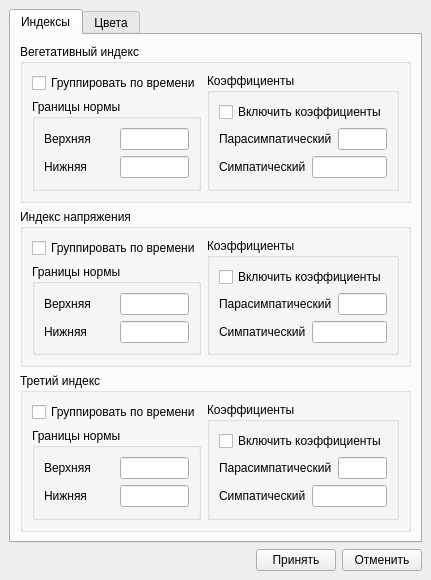
<?xml version="1.0" encoding="UTF-8"?>
<ui version="4.0">
 <class>MainWindow</class>
 <widget class="QMainWindow" name="MainWindow">
  <property name="geometry">
   <rect>
    <x>0</x>
    <y>0</y>
    <width>411</width>
    <height>555</height>
   </rect>
  </property>
  <property name="windowTitle">
   <string>Настройки</string>
  </property>
  <widget class="QWidget" name="centralwidget">
   <layout class="QGridLayout" name="gridLayout">
    <item row="0" column="0">
     <layout class="QVBoxLayout" name="verticalLayout">
      <item>
       <widget class="QTabWidget" name="tabWidget">
        <property name="currentIndex">
         <number>0</number>
        </property>
        <widget class="QWidget" name="tab">
         <attribute name="title">
          <string>Индексы</string>
         </attribute>
         <layout class="QHBoxLayout" name="horizontalLayout_17">
          <item>
           <layout class="QVBoxLayout" name="verticalLayout_11">
            <item>
             <widget class="QGroupBox" name="groupBox">
              <property name="title">
               <string>Вегетативный индекс</string>
              </property>
              <layout class="QGridLayout" name="gridLayout_4">
               <item row="0" column="0">
                <layout class="QHBoxLayout" name="horizontalLayout_6">
                 <item>
                  <layout class="QVBoxLayout" name="verticalLayout_4">
                   <item>
                    <widget class="QCheckBox" name="checkBox">
                     <property name="text">
                      <string>Группировать по времени</string>
                     </property>
                    </widget>
                   </item>
                   <item>
                    <widget class="QGroupBox" name="groupBox_2">
                     <property name="title">
                      <string>Границы нормы</string>
                     </property>
                     <layout class="QGridLayout" name="gridLayout_2">
                      <item row="0" column="0">
                       <layout class="QVBoxLayout" name="verticalLayout_2">
                        <item>
                         <layout class="QHBoxLayout" name="horizontalLayout_3">
                          <item>
                           <widget class="QLabel" name="label">
                            <property name="text">
                             <string>Верхняя</string>
                            </property>
                           </widget>
                          </item>
                          <item>
                           <widget class="QLineEdit" name="lineEdit">
                            <property name="sizePolicy">
                             <sizepolicy hsizetype="Ignored" vsizetype="Fixed">
                              <horstretch>0</horstretch>
                              <verstretch>0</verstretch>
                             </sizepolicy>
                            </property>
                           </widget>
                          </item>
                         </layout>
                        </item>
                        <item>
                         <layout class="QHBoxLayout" name="horizontalLayout_2">
                          <item>
                           <widget class="QLabel" name="label_2">
                            <property name="text">
                             <string>Нижняя</string>
                            </property>
                           </widget>
                          </item>
                          <item>
                           <widget class="QLineEdit" name="lineEdit_2">
                            <property name="sizePolicy">
                             <sizepolicy hsizetype="Ignored" vsizetype="Fixed">
                              <horstretch>0</horstretch>
                              <verstretch>0</verstretch>
                             </sizepolicy>
                            </property>
                           </widget>
                          </item>
                         </layout>
                        </item>
                       </layout>
                      </item>
                     </layout>
                    </widget>
                   </item>
                  </layout>
                 </item>
                 <item>
                  <widget class="QGroupBox" name="groupBox_3">
                   <property name="title">
                    <string>Коэффициенты</string>
                   </property>
                   <layout class="QGridLayout" name="gridLayout_3">
                    <item row="0" column="0">
                     <layout class="QVBoxLayout" name="verticalLayout_3">
                      <item>
                       <widget class="QCheckBox" name="checkBox_2">
                        <property name="text">
                         <string>Включить коэффициенты</string>
                        </property>
                       </widget>
                      </item>
                      <item>
                       <layout class="QHBoxLayout" name="horizontalLayout_5">
                        <item>
                         <widget class="QLabel" name="label_3">
                          <property name="text">
                           <string>Парасимпатический</string>
                          </property>
                         </widget>
                        </item>
                        <item>
                         <widget class="QLineEdit" name="lineEdit_3">
                          <property name="sizePolicy">
                           <sizepolicy hsizetype="Ignored" vsizetype="Fixed">
                            <horstretch>0</horstretch>
                            <verstretch>0</verstretch>
                           </sizepolicy>
                          </property>
                         </widget>
                        </item>
                       </layout>
                      </item>
                      <item>
                       <layout class="QHBoxLayout" name="horizontalLayout_4">
                        <item>
                         <widget class="QLabel" name="label_4">
                          <property name="text">
                           <string>Симпатический</string>
                          </property>
                         </widget>
                        </item>
                        <item>
                         <widget class="QLineEdit" name="lineEdit_4">
                          <property name="sizePolicy">
                           <sizepolicy hsizetype="Ignored" vsizetype="Fixed">
                            <horstretch>0</horstretch>
                            <verstretch>0</verstretch>
                           </sizepolicy>
                          </property>
                         </widget>
                        </item>
                       </layout>
                      </item>
                     </layout>
                    </item>
                   </layout>
                  </widget>
                 </item>
                </layout>
               </item>
              </layout>
             </widget>
            </item>
            <item>
             <widget class="QGroupBox" name="groupBox_4">
              <property name="title">
               <string>Индекс напряжения</string>
              </property>
              <layout class="QGridLayout" name="gridLayout_5">
               <item row="0" column="0">
                <layout class="QHBoxLayout" name="horizontalLayout_7">
                 <item>
                  <layout class="QVBoxLayout" name="verticalLayout_5">
                   <item>
                    <widget class="QCheckBox" name="checkBox_3">
                     <property name="text">
                      <string>Группировать по времени</string>
                     </property>
                    </widget>
                   </item>
                   <item>
                    <widget class="QGroupBox" name="groupBox_5">
                     <property name="title">
                      <string>Границы нормы</string>
                     </property>
                     <layout class="QGridLayout" name="gridLayout_6">
                      <item row="0" column="0">
                       <layout class="QVBoxLayout" name="verticalLayout_6">
                        <item>
                         <layout class="QHBoxLayout" name="horizontalLayout_8">
                          <item>
                           <widget class="QLabel" name="label_5">
                            <property name="text">
                             <string>Верхняя</string>
                            </property>
                           </widget>
                          </item>
                          <item>
                           <widget class="QLineEdit" name="lineEdit_5">
                            <property name="sizePolicy">
                             <sizepolicy hsizetype="Ignored" vsizetype="Fixed">
                              <horstretch>0</horstretch>
                              <verstretch>0</verstretch>
                             </sizepolicy>
                            </property>
                           </widget>
                          </item>
                         </layout>
                        </item>
                        <item>
                         <layout class="QHBoxLayout" name="horizontalLayout_9">
                          <item>
                           <widget class="QLabel" name="label_6">
                            <property name="text">
                             <string>Нижняя</string>
                            </property>
                           </widget>
                          </item>
                          <item>
                           <widget class="QLineEdit" name="lineEdit_6">
                            <property name="sizePolicy">
                             <sizepolicy hsizetype="Ignored" vsizetype="Fixed">
                              <horstretch>0</horstretch>
                              <verstretch>0</verstretch>
                             </sizepolicy>
                            </property>
                           </widget>
                          </item>
                         </layout>
                        </item>
                       </layout>
                      </item>
                     </layout>
                    </widget>
                   </item>
                  </layout>
                 </item>
                 <item>
                  <widget class="QGroupBox" name="groupBox_6">
                   <property name="title">
                    <string>Коэффициенты</string>
                   </property>
                   <layout class="QGridLayout" name="gridLayout_7">
                    <item row="0" column="0">
                     <layout class="QVBoxLayout" name="verticalLayout_7">
                      <item>
                       <widget class="QCheckBox" name="checkBox_4">
                        <property name="text">
                         <string>Включить коэффициенты</string>
                        </property>
                       </widget>
                      </item>
                      <item>
                       <layout class="QHBoxLayout" name="horizontalLayout_10">
                        <item>
                         <widget class="QLabel" name="label_7">
                          <property name="text">
                           <string>Парасимпатический</string>
                          </property>
                         </widget>
                        </item>
                        <item>
                         <widget class="QLineEdit" name="lineEdit_7">
                          <property name="sizePolicy">
                           <sizepolicy hsizetype="Ignored" vsizetype="Fixed">
                            <horstretch>0</horstretch>
                            <verstretch>0</verstretch>
                           </sizepolicy>
                          </property>
                         </widget>
                        </item>
                       </layout>
                      </item>
                      <item>
                       <layout class="QHBoxLayout" name="horizontalLayout_11">
                        <item>
                         <widget class="QLabel" name="label_8">
                          <property name="text">
                           <string>Симпатический</string>
                          </property>
                         </widget>
                        </item>
                        <item>
                         <widget class="QLineEdit" name="lineEdit_8">
                          <property name="sizePolicy">
                           <sizepolicy hsizetype="Ignored" vsizetype="Fixed">
                            <horstretch>0</horstretch>
                            <verstretch>0</verstretch>
                           </sizepolicy>
                          </property>
                         </widget>
                        </item>
                       </layout>
                      </item>
                     </layout>
                    </item>
                   </layout>
                  </widget>
                 </item>
                </layout>
               </item>
              </layout>
             </widget>
            </item>
            <item>
             <widget class="QGroupBox" name="groupBox_7">
              <property name="title">
               <string>Третий индекс</string>
              </property>
              <layout class="QGridLayout" name="gridLayout_8">
               <item row="0" column="0">
                <layout class="QHBoxLayout" name="horizontalLayout_12">
                 <item>
                  <layout class="QVBoxLayout" name="verticalLayout_8">
                   <item>
                    <widget class="QCheckBox" name="checkBox_5">
                     <property name="text">
                      <string>Группировать по времени</string>
                     </property>
                    </widget>
                   </item>
                   <item>
                    <widget class="QGroupBox" name="groupBox_8">
                     <property name="title">
                      <string>Границы нормы</string>
                     </property>
                     <layout class="QGridLayout" name="gridLayout_9">
                      <item row="0" column="0">
                       <layout class="QVBoxLayout" name="verticalLayout_9">
                        <item>
                         <layout class="QHBoxLayout" name="horizontalLayout_13">
                          <item>
                           <widget class="QLabel" name="label_9">
                            <property name="text">
                             <string>Верхняя</string>
                            </property>
                           </widget>
                          </item>
                          <item>
                           <widget class="QLineEdit" name="lineEdit_9">
                            <property name="sizePolicy">
                             <sizepolicy hsizetype="Ignored" vsizetype="Fixed">
                              <horstretch>0</horstretch>
                              <verstretch>0</verstretch>
                             </sizepolicy>
                            </property>
                           </widget>
                          </item>
                         </layout>
                        </item>
                        <item>
                         <layout class="QHBoxLayout" name="horizontalLayout_14">
                          <item>
                           <widget class="QLabel" name="label_10">
                            <property name="text">
                             <string>Нижняя</string>
                            </property>
                           </widget>
                          </item>
                          <item>
                           <widget class="QLineEdit" name="lineEdit_10">
                            <property name="sizePolicy">
                             <sizepolicy hsizetype="Ignored" vsizetype="Fixed">
                              <horstretch>0</horstretch>
                              <verstretch>0</verstretch>
                             </sizepolicy>
                            </property>
                           </widget>
                          </item>
                         </layout>
                        </item>
                       </layout>
                      </item>
                     </layout>
                    </widget>
                   </item>
                  </layout>
                 </item>
                 <item>
                  <widget class="QGroupBox" name="groupBox_9">
                   <property name="title">
                    <string>Коэффициенты</string>
                   </property>
                   <layout class="QGridLayout" name="gridLayout_10">
                    <item row="0" column="0">
                     <layout class="QVBoxLayout" name="verticalLayout_10">
                      <item>
                       <widget class="QCheckBox" name="checkBox_6">
                        <property name="text">
                         <string>Включить коэффициенты</string>
                        </property>
                       </widget>
                      </item>
                      <item>
                       <layout class="QHBoxLayout" name="horizontalLayout_15">
                        <item>
                         <widget class="QLabel" name="label_11">
                          <property name="text">
                           <string>Парасимпатический</string>
                          </property>
                         </widget>
                        </item>
                        <item>
                         <widget class="QLineEdit" name="lineEdit_11">
                          <property name="sizePolicy">
                           <sizepolicy hsizetype="Ignored" vsizetype="Fixed">
                            <horstretch>0</horstretch>
                            <verstretch>0</verstretch>
                           </sizepolicy>
                          </property>
                         </widget>
                        </item>
                       </layout>
                      </item>
                      <item>
                       <layout class="QHBoxLayout" name="horizontalLayout_16">
                        <item>
                         <widget class="QLabel" name="label_12">
                          <property name="text">
                           <string>Симпатический</string>
                          </property>
                         </widget>
                        </item>
                        <item>
                         <widget class="QLineEdit" name="lineEdit_12">
                          <property name="sizePolicy">
                           <sizepolicy hsizetype="Ignored" vsizetype="Fixed">
                            <horstretch>0</horstretch>
                            <verstretch>0</verstretch>
                           </sizepolicy>
                          </property>
                         </widget>
                        </item>
                       </layout>
                      </item>
                     </layout>
                    </item>
                   </layout>
                  </widget>
                 </item>
                </layout>
               </item>
              </layout>
             </widget>
            </item>
           </layout>
          </item>
         </layout>
        </widget>
        <widget class="QWidget" name="tab_2">
         <attribute name="title">
          <string>Цвета</string>
         </attribute>
        </widget>
       </widget>
      </item>
      <item>
       <layout class="QHBoxLayout" name="horizontalLayout">
        <item>
         <spacer name="horizontalSpacer">
          <property name="orientation">
           <enum>Qt::Horizontal</enum>
          </property>
          <property name="sizeHint" stdset="0">
           <size>
            <width>40</width>
            <height>20</height>
           </size>
          </property>
         </spacer>
        </item>
        <item>
         <widget class="QPushButton" name="pushButton">
          <property name="text">
           <string>Принять</string>
          </property>
         </widget>
        </item>
        <item>
         <widget class="QPushButton" name="pushButton_2">
          <property name="text">
           <string>Отменить</string>
          </property>
         </widget>
        </item>
       </layout>
      </item>
     </layout>
    </item>
   </layout>
  </widget>
 </widget>
 <resources/>
 <connections/>
</ui>
